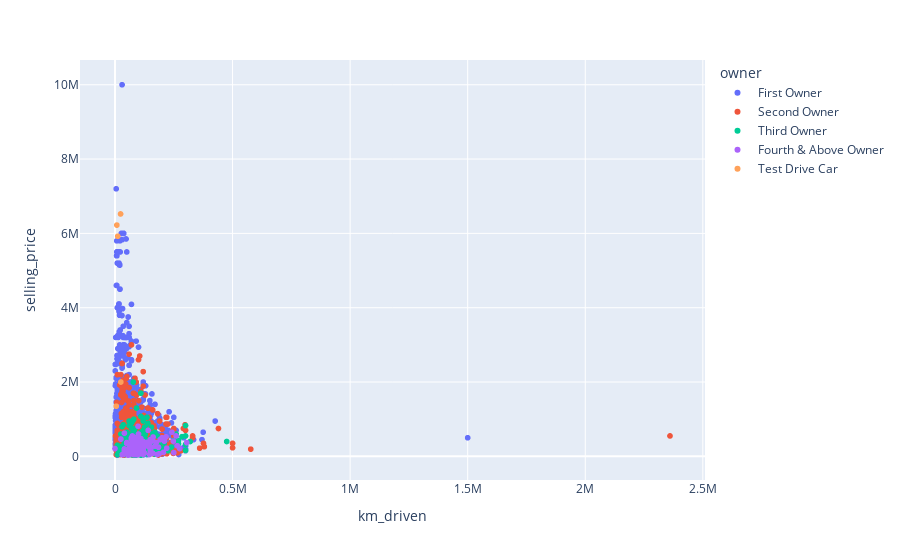

The notebook cell saved with this chart:
### Markdown cell above
2 - Quantidade de km dirigidos influencia muito no preço do carro?

### Code cell
#fazer um scatterplot de preço x km dirigidos, podendo colocar cores sendo qtde de donos
fig = px.scatter(car, x="km_driven", y="selling_price", color="owner")
fig.show()

### Figure 1 — Plotly figure (JSON) as saved in the notebook; plotly's stock layout.template omitted (floating-point values rounded to 4 significant figures; data arrays with more than 128 entries replaced by an {"elided": "..."} marker saying what was removed)
{"data": [{"hovertemplate": "owner=First Owner<br>km_driven=%{x}<br>selling_price=%{y}<extra></extra>", "legendgroup": "First Owner", "marker": {"color": "#636efa", "symbol": "circle"}, "mode": "markers", "name": "First Owner", "showlegend": true, "type": "scattergl", "x": {"elided": "5289 int values"}, "xaxis": "x", "y": {"elided": "5289 int values"}, "yaxis": "y"}, {"hovertemplate": "owner=Second Owner<br>km_driven=%{x}<br>selling_price=%{y}<extra></extra>", "legendgroup": "Second Owner", "marker": {"color": "#EF553B", "symbol": "circle"}, "mode": "markers", "name": "Second Owner", "showlegend": true, "type": "scattergl", "x": {"elided": "2105 int values"}, "xaxis": "x", "y": {"elided": "2105 int values"}, "yaxis": "y"}, {"hovertemplate": "owner=Third Owner<br>km_driven=%{x}<br>selling_price=%{y}<extra></extra>", "legendgroup": "Third Owner", "marker": {"color": "#00cc96", "symbol": "circle"}, "mode": "markers", "name": "Third Owner", "showlegend": true, "type": "scattergl", "x": {"elided": "555 int values"}, "xaxis": "x", "y": {"elided": "555 int values"}, "yaxis": "y"}, {"hovertemplate": "owner=Fourth & Above Owner<br>km_driven=%{x}<br>selling_price=%{y}<extra></extra>", "legendgroup": "Fourth & Above Owner", "marker": {"color": "#ab63fa", "symbol": "circle"}, "mode": "markers", "name": "Fourth & Above Owner", "showlegend": true, "type": "scattergl", "x": {"elided": "174 int values"}, "xaxis": "x", "y": {"elided": "174 int values"}, "yaxis": "y"}, {"hovertemplate": "owner=Test Drive Car<br>km_driven=%{x}<br>selling_price=%{y}<extra></extra>", "legendgroup": "Test Drive Car", "marker": {"color": "#FFA15A", "symbol": "circle"}, "mode": "markers", "name": "Test Drive Car", "showlegend": true, "type": "scattergl", "x": [5400, 7800, 11500, 23600, 24857], "xaxis": "x", "y": [1350000, 6223000, 5923000, 6523000, 2000000], "yaxis": "y"}], "layout": {"legend": {"title": {"text": "owner"}, "tracegroupgap": 0}, "margin": {"t": 60}, "xaxis": {"anchor": "y", "domain": [0, 1], "title": {"text": "km_driven"}}, "yaxis": {"anchor": "x", "domain": [0, 1], "title": {"text": "selling_price"}}}}
